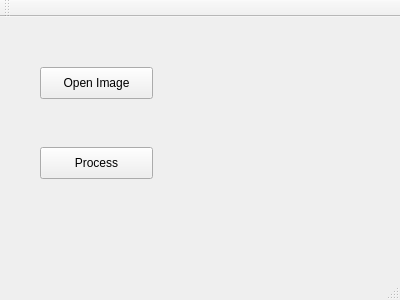
<?xml version="1.0" encoding="UTF-8"?>
<ui version="4.0">
 <class>MainWindow</class>
 <widget class="QMainWindow" name="MainWindow">
  <property name="geometry">
   <rect>
    <x>0</x>
    <y>0</y>
    <width>400</width>
    <height>300</height>
   </rect>
  </property>
  <property name="windowTitle">
   <string>MainWindow</string>
  </property>
  <widget class="QWidget" name="centralWidget">
   <widget class="QPushButton" name="pushButton">
    <property name="geometry">
     <rect>
      <x>40</x>
      <y>50</y>
      <width>113</width>
      <height>32</height>
     </rect>
    </property>
    <property name="text">
     <string>Open Image</string>
    </property>
   </widget>
   <widget class="QPushButton" name="pushButton_2">
    <property name="geometry">
     <rect>
      <x>40</x>
      <y>130</y>
      <width>113</width>
      <height>32</height>
     </rect>
    </property>
    <property name="text">
     <string>Process</string>
    </property>
   </widget>
  </widget>
  <widget class="QMenuBar" name="menuBar">
   <property name="geometry">
    <rect>
     <x>0</x>
     <y>0</y>
     <width>400</width>
     <height>22</height>
    </rect>
   </property>
  </widget>
  <widget class="QToolBar" name="mainToolBar">
   <attribute name="toolBarArea">
    <enum>TopToolBarArea</enum>
   </attribute>
   <attribute name="toolBarBreak">
    <bool>false</bool>
   </attribute>
  </widget>
  <widget class="QStatusBar" name="statusBar"/>
 </widget>
 <layoutdefault spacing="6" margin="11"/>
 <resources/>
 <connections/>
</ui>
